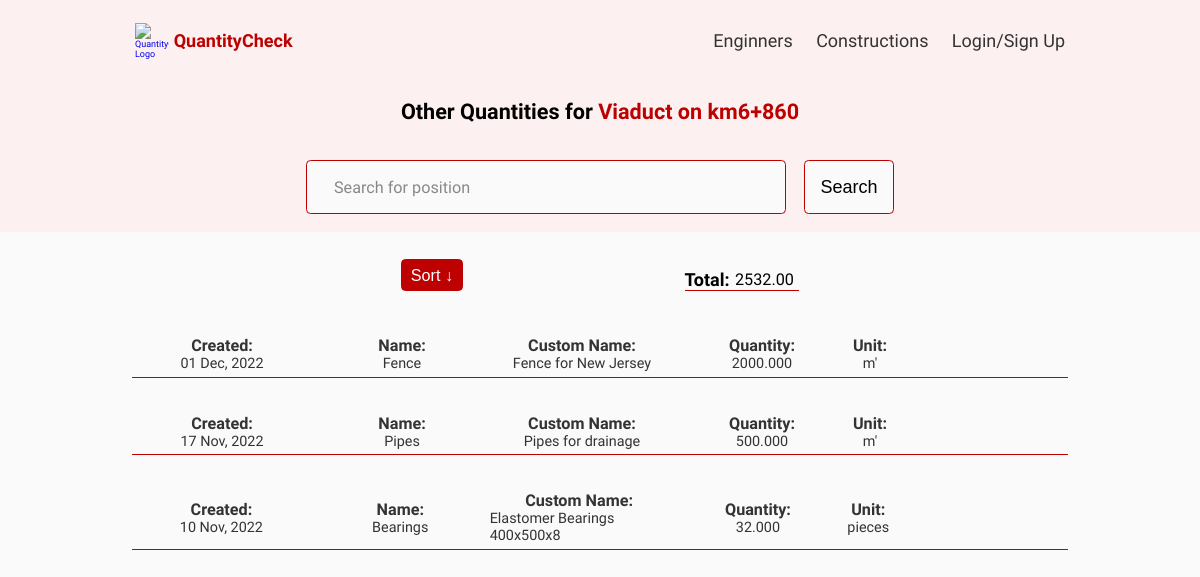
/others-positions/27aa2ca7-12b5-48f4-afa3-b77ef4bc23fd, run on an earlier commit of the app's database.
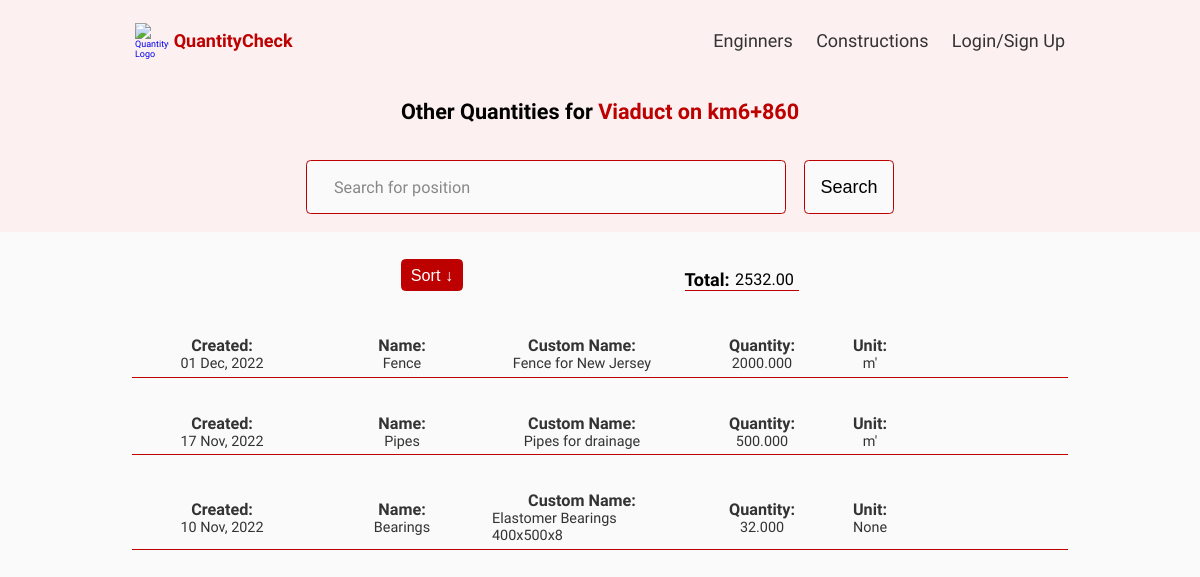
And on a later commit of the database.
### constructions/models.py (models this page shows, shortened)
class Others(models.Model):
    owner = models.ForeignKey(Construction, null=True, blank=True, on_delete=models.CASCADE)
    name = models.CharField(max_length=50, null=True, blank=True)
    custom_name = models.CharField(max_length=50, null=True, blank=True)
    quantity = models.DecimalField(decimal_places=3, max_digits=50, null=True, blank=True)
    measure_unit_dropdown = models.ForeignKey('MeasureUnit', null=True, blank=True, on_delete=models.SET_NULL)
    created = models.DateTimeField(auto_now_add=True)
    id = models.UUIDField(default=uuid.uuid4, unique=True, primary_key=True, editable=False)
    class Meta:
        ordering = ['-created']

class MeasureUnit(models.Model):
    name = models.CharField(max_length=20)
    created = models.DateTimeField(auto_now_add=True)
    id = models.UUIDField(default=uuid.uuid4, unique=True,
                          primary_key=True, editable=False)
    def __str__(self):
        return self.name
    class Meta:
        ordering = ['-created']

### constructions/views.py (the view)
# urls.py: path('others-positions/<str:pk>', views.othersPositions, name='others-positions'),
def othersPositions(request, pk):
    constructionObj = Construction.objects.get(id=pk)
    quantities = searchOthers(request)
    context = {'construction':constructionObj, 'quantities':quantities}
    return render(request, 'constructions/others_positions.html', context)

### constructions/models.py (called while the page is built)
    def __str__(self):
        return self.title

### constructions/utils.py (called while the page is built)
def searchOthers(request):
    search_query = ''
    if request.GET.get('search_query'):
        search_query = request.GET.get('search_query')
    quantities = Others.objects.distinct().filter(
        Q(name__icontains=search_query) |
        Q(custom_name__icontains=search_query) |
        Q(quantity__icontains=search_query) |
        Q(measure_unit_dropdown__name=search_query) |
        Q(created__icontains=search_query)
    )
    return quantities

### constructions/templates/constructions/others_positions.html (shortened to what this page needs)
{% extends 'main.html' %}
{% block content %}
<main>
        <section class="search__add-section">
            <h3 class=singleConstruction__subtitle>Other Quantities for <a class="subtitle__link" href="{% url 'constructions:construction' construction.id %}">{{construction}}</a></h3>
            <div class="search__add">
                <form class="form" action="#" method="get">
                    <div class="form__field">
                        <input class="input input--text" id="formInput#search" type="text" name="search_query" value="{{search_query}}"
                        placeholder="Search for position" />
                    </div>
                    <input class="btn btn--sub btn--lg" type="submit" value="Search" />
                </form>
            </div>
        </section>
        <section class="data">
            <div class="data__operations">
                <button class="btn add__operation sort">Sort &darr;</button>
                <div class="data__total">
                    <label for="quantity">Total:</label>
                        <p id="total"></p>
                </div>
            </div>
            <div class="data__container">
                {% for quantity in quantities %}
                    {% if quantity.owner == construction %}
                        <div class="data__features">
                            <div class="data__feature">
                                <label for="created">Created:</label>
                                <p>{{quantity.created|date:"d M, Y"}}</p>
                            </div>
                            <div class="data__feature">
                                <label for="name">Name:</label>
                                <p>{{quantity.name}}</p>
                            </div>
                            <div class="data__feature">
                                <label for="custom_name">Custom Name:</label>
                                <p>{{quantity.custom_name}}</p>
                            </div>
                            <div class="data__feature">
                                <label for="quantity">Quantity:</label>
                                <p class="data__quantity">{{quantity.quantity}}</p>
                            </div>
                            <div class="data__feature">
                                <label for="measure_unit">Unit:</label>
                                <p class="measure__units">{{quantity.measure_unit_dropdown}}</p>
                            </div>
                        </div>
                    {% endif %}
                {% endfor %}
            </div>
        </section>
</main>
{% endblock content %}

What changed in the data, as far as the page shows it:
changed Others "Bearings": measure_unit_dropdown "pieces" → "None"
